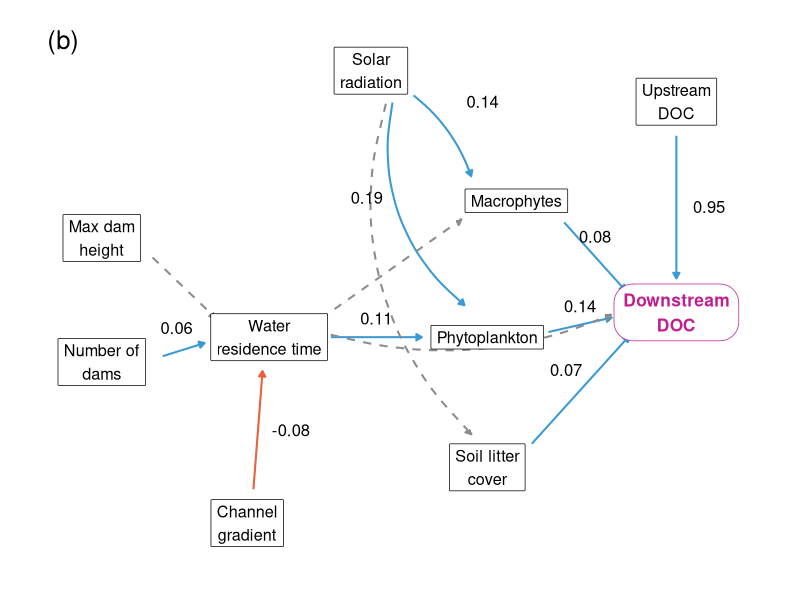

The R source for this figure:
# Redraws manuscript Figure 1b with downstream DOC as the outcome of the
# structural causal model (model b1_downstream, notebook/scm_rebuild.qmd).
# Solid skyblue = positive effect with P > 0.90; solid coral = negative with
# P > 0.90; dashed grey = no-evidence (P <= 0.90 in both directions).
# Numbers are posterior mean standardized effects; the upstream-DOC path is
# the inheritance slope in mg per mg.
suppressMessages({library(ggplot2); library(here)})

# ---- node positions (x, y on a 0-10 canvas) --------------------------------
nodes <- data.frame(
  name = c("Max dam\nheight", "Number of\ndams", "Channel\ngradient", "Water\nresidence time",
           "Solar\nradiation", "Macrophytes", "Phytoplankton", "Soil litter\ncover",
           "Upstream\nDOC", "Downstream\nDOC"),
  x = c(0.9, 0.9, 2.9, 3.2, 4.6, 6.6, 6.2, 6.2, 8.8, 8.8),
  y = c(6.6, 4.6, 2.0, 5.0, 9.3, 7.2, 5.0, 2.9, 8.8, 5.4))
rownames(nodes) <- c("dh", "nd", "gr", "wrt", "sol", "mac", "pla", "lit", "up", "out")

# ---- edges: from, to, label, class, curvature, label offset ----------------
edges <- read.csv(text = 'from,to,label,class,curv,lx,ly
dh,wrt,,none,0,0,0
nd,wrt,0.06,pos,0,-0.1,0.35
gr,wrt,-0.08,neg,0,0.45,0
wrt,pla,0.11,pos,0,0,0.30
wrt,mac,,none,0,0,0
wrt,out,,none,0.18,0,0
sol,mac,0.14,pos,-0.15,0.55,0.55
sol,pla,0.19,pos,0.30,-0.85,0.10
sol,lit,,none,0.30,0,0
mac,out,0.08,pos,0,0,0.32
pla,out,0.14,pos,0,0,0.30
lit,out,0.07,pos,0,-0.2,0.32
up,out,0.95,pos,0,0.45,0')

# shorten each arrow so it starts/ends at the box border, not the centre
a <- merge(edges, nodes, by.x = "from", by.y = "row.names")
a <- merge(a, nodes, by.x = "to", by.y = "row.names", suffixes = c("", "2"))
dx <- a$x2 - a$x; dy <- a$y2 - a$y; L <- sqrt(dx^2 + dy^2)
a$x0 <- a$x + dx / L * 0.85; a$y0 <- a$y + dy / L * 0.55
a$x1 <- a$x2 - dx / L * 0.90; a$y1 <- a$y2 - dy / L * 0.55
a$xm <- (a$x0 + a$x1) / 2 + a$lx; a$ym <- (a$y0 + a$y1) / 2 + a$ly

pal <- c(pos = "#3B9AD1", neg = "#E8603C", none = "grey55")   # skyblue / coral / grey
lty <- c(pos = "solid",   neg = "solid",   none = "dashed")
arr <- arrow(length = unit(0.16, "cm"), type = "closed")

p <- ggplot()
# straight and curved arrows drawn separately (geom_curve takes one curvature at a time)
st <- subset(a, curv == 0)
p <- p + geom_segment(data = st, aes(x = x0, y = y0, xend = x1, yend = y1),
                      colour = pal[st$class], linetype = lty[st$class], linewidth = 0.7, arrow = arr)
for (i in which(a$curv != 0))
  p <- p + geom_curve(data = a[i, ], aes(x = x0, y = y0, xend = x1, yend = y1),
                      curvature = a$curv[i], colour = pal[a$class[i]],
                      linetype = lty[a$class[i]], linewidth = 0.7, arrow = arr)
p <- p +
  geom_text(data = subset(a, label != ""), aes(x = xm, y = ym, label = label), size = 4.2) +
  geom_label(data = nodes[rownames(nodes) != "out", ], aes(x = x, y = y, label = name),
             size = 4.1, label.padding = unit(0.3, "lines"), label.r = unit(0.05, "lines")) +
  geom_label(data = nodes["out", ], aes(x = x, y = y, label = name), size = 4.4,
             fontface = "bold", label.padding = unit(0.45, "lines"),
             label.r = unit(0.9, "lines"), linewidth = 0.9, colour = "#C0208E") +
  annotate("text", x = 0.15, y = 9.8, label = "(b)", size = 6.5, hjust = 0) +
  xlim(0, 10) + ylim(1.2, 10) + theme_void()
ggsave(here("images", "Figure_1b_downstream.png"), p, width = 9, height = 5.6, dpi = 300, bg = "white")
